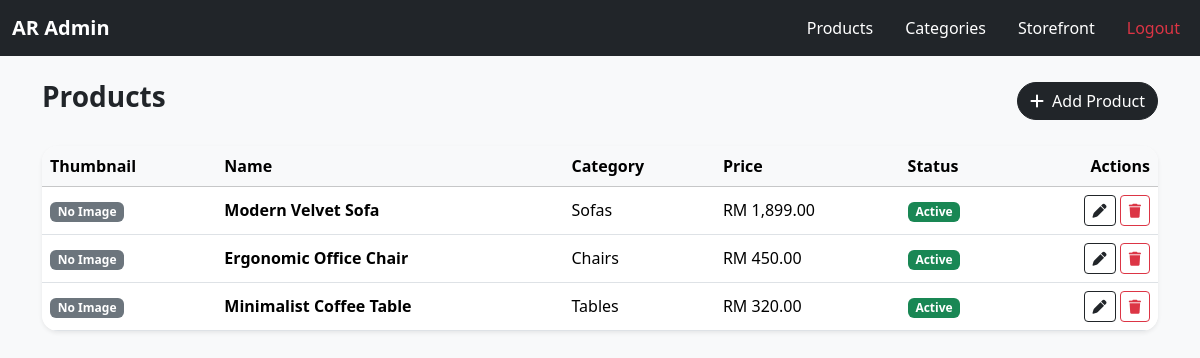
The page /admin/index.php (signed in) on the database its author committed.
### tables this page shows
CREATE TABLE IF NOT EXISTS `products` (
  `id` INT AUTO_INCREMENT PRIMARY KEY,
  `category_id` INT NOT NULL,
  `slug` VARCHAR(150) NOT NULL UNIQUE,
  `name` VARCHAR(150) NOT NULL,
  `description` TEXT,
  `price` DECIMAL(10,2) NOT NULL DEFAULT 0.00,
  `currency` VARCHAR(10) DEFAULT 'RM',
  `glb_path` VARCHAR(255) NOT NULL,
  `usdz_path` VARCHAR(255) DEFAULT NULL,
  `thumb_path` VARCHAR(255) DEFAULT NULL,
  `width_cm` DECIMAL(6,2) DEFAULT NULL,
  `height_cm` DECIMAL(6,2) DEFAULT NULL,
  `depth_cm` DECIMAL(6,2) DEFAULT NULL,
  `is_active` TINYINT(1) DEFAULT 1,
  `sort_order` INT DEFAULT 0,
  `created_at` DATETIME DEFAULT CURRENT_TIMESTAMP,
  `updated_at` DATETIME DEFAULT CURRENT_TIMESTAMP ON UPDATE CURRENT_TIMESTAMP,
  FOREIGN KEY (`category_id`) REFERENCES `categories`(`id`) ON DELETE CASCADE
);

CREATE TABLE IF NOT EXISTS `categories` (
  `id` INT AUTO_INCREMENT PRIMARY KEY,
  `slug` VARCHAR(100) NOT NULL UNIQUE,
  `name` VARCHAR(100) NOT NULL,
  `sort_order` INT DEFAULT 0,
  `is_active` TINYINT(1) DEFAULT 1,
  `created_at` DATETIME DEFAULT CURRENT_TIMESTAMP
);

### admin/index.php (the view, shortened to what this page needs)
<?php
require_once __DIR__ . '/../includes/db.php';
require_once __DIR__ . '/../includes/admin_layout.php';
$stmt = $pdo->query("SELECT p.*, c.name AS category_name FROM products p JOIN categories c ON p.category_id = c.id ORDER BY p.sort_order ASC, p.id DESC");
$products = $stmt->fetchAll();
?>
<div class="d-flex justify-content-between align-items-center mb-4">
    <h1 class="h3 fw-bold">Products</h1>
    <a href="product_edit.php" class="btn btn-dark rounded-pill"><i class="fa-solid fa-plus me-1"></i> Add Product</a>
</div>
<div class="card border-0 shadow-sm rounded-4 overflow-hidden">
    <div class="table-responsive">
        <table class="table align-middle mb-0">
            <thead class="table-light">
                <tr>
                    <th>Thumbnail</th>
                    <th>Name</th>
                    <th>Category</th>
                    <th>Price</th>
                    <th>Status</th>
                    <th class="text-end">Actions</th>
                </tr>
            </thead>
            <tbody>
                <?php if (empty($products)): ?>
                    <tr><td colspan="6" class="text-center py-4 text-muted">No products found.</td></tr>
                <?php else: ?>
                    <?php foreach ($products as $p): ?>
                        <tr>
                            <td>
                                <?php if (!empty($p['thumb_path']) && file_exists('../' . $p['thumb_path'])): ?>
                                    <img src="../<?= htmlspecialchars($p['thumb_path']) ?>" width="50" height="50" class="object-fit-cover rounded">
                                <?php else: ?>
                                    <span class="badge bg-secondary">No Image</span>
                                <?php endif; ?>
                            </td>
                            <td class="fw-bold"><?= htmlspecialchars($p['name']) ?></td>
                            <td><?= htmlspecialchars($p['category_name']) ?></td>
                            <td><?= htmlspecialchars($p['currency'] . ' ' . number_format($p['price'], 2)) ?></td>
                            <td>
                                <span class="badge <?= $p['is_active'] ? 'bg-success' : 'bg-secondary' ?>">
                                    <?= $p['is_active'] ? 'Active' : 'Inactive' ?>
                                </span>
                            </td>
                            <td class="text-end">
                                <a href="product_edit.php?id=<?= $p['id'] ?>" class="btn btn-sm btn-outline-dark"><i class="fa-solid fa-pen"></i></a>
                                <a href="product_delete.php?id=<?= $p['id'] ?>" class="btn btn-sm btn-outline-danger" onclick="return confirm('Are you sure?')"><i class="fa-solid fa-trash"></i></a>
                            </td>
                        </tr>
                    <?php endforeach; ?>
                <?php endif; ?>
            </tbody>
        </table>
    </div>
</div>

### rows shown on the page
products: shows "No Image", name "Modern Velvet Sofa", category.name "Sofas", currency+price "RM 1,899.00", is_active "Active"
products: shows "No Image", name "Ergonomic Office Chair", category.name "Chairs", currency+price "RM 450.00", is_active "Active"
products: shows "No Image", name "Minimalist Coffee Table", category.name "Tables", currency+price "RM 320.00", is_active "Active"
